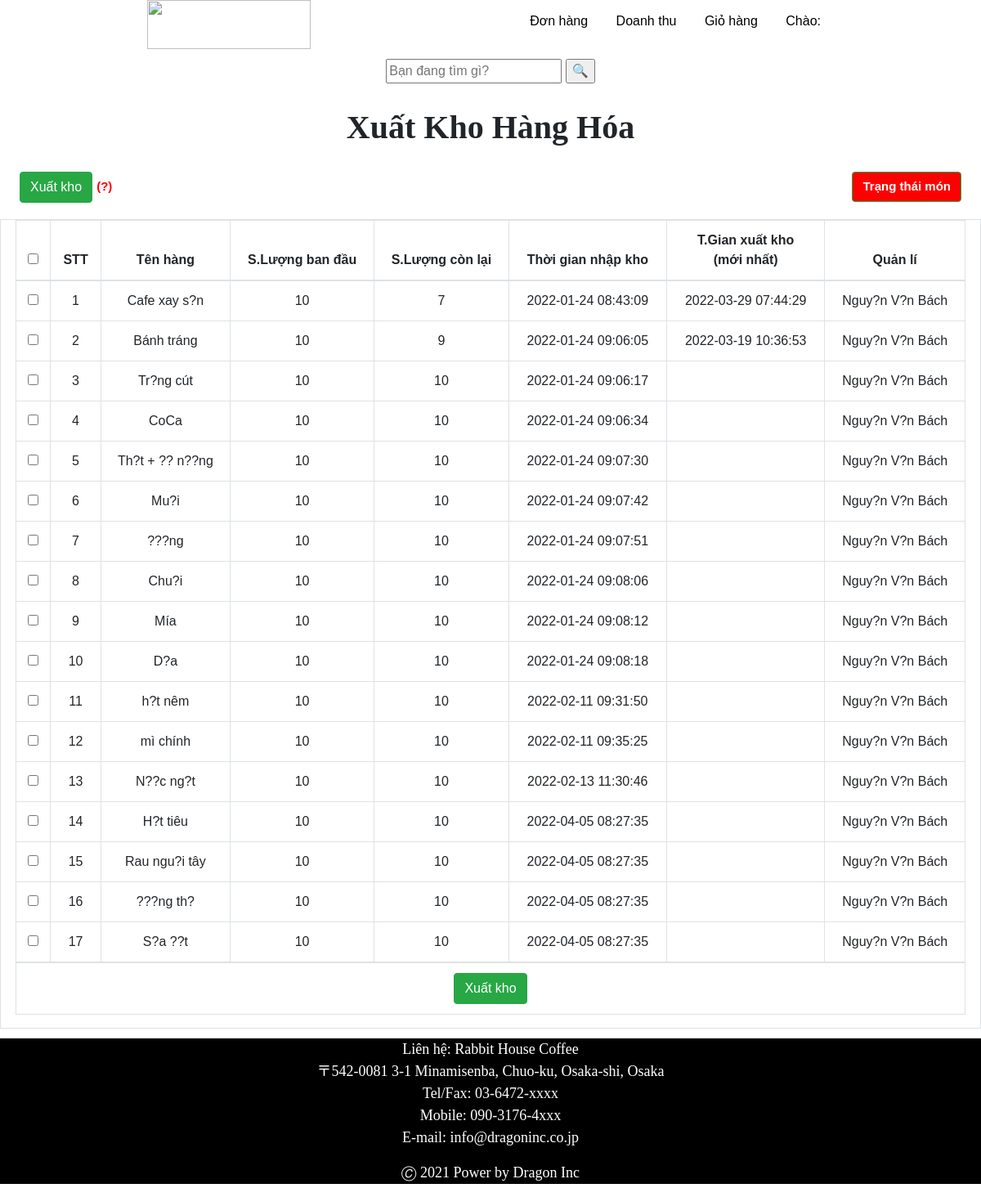
Page /NhanVien/xuatkho.php (signed in) on the committed database.
### tables this page shows
CREATE TABLE `tblkho` (
  `idKho` int(11) NOT NULL,
  `tenHang` text NOT NULL,
  `soLuongBD` int(11) NOT NULL,
  `soLuongCL` int(11) NOT NULL,
  `thoiGianNK` datetime NOT NULL,
  `thoiGianXK` datetime DEFAULT NULL,
  `id_user` int(11) NOT NULL,
  `soTien` int(11) DEFAULT NULL
);

CREATE TABLE `tblusers` (
  `id_user` int(11) NOT NULL,
  `username` text NOT NULL,
  `password` text NOT NULL,
  `hoTen` text NOT NULL,
  `soDT` int(10) NOT NULL,
  `diachi` text DEFAULT NULL
);

### NhanVien/xuatkho.php (the view, shortened to what this page needs)
<!DOCTYPE html>
<html lang="en">
<head>
    <link rel="stylesheet" type="text/css" href="../css/style2.css?" />
    <link rel="stylesheet" href="https://cdnjs.cloudflare.com/ajax/libs/jqueryui/1.12.1/jquery-ui.css" />
    <link href="https://stackpath.bootstrapcdn.com/bootstrap/4.3.1/css/bootstrap.min.css" rel="stylesheet">
</head>
<body>
    <header>
        <?php include "./header.php"; ?>
            <div> <br /><br /><br />
                <div align="center">
                    <form action="xuatkho.php" method="GET">
                        <input id="searchbar" name="txtsearchMon" type="text" placeholder="Bạn đang tìm gì?">
                        <input type="submit" name="timKiem" value="🔍" title="Tìm kiếm">
                    </form>
                </div>
                <br />
            </div>
    </header>
    <section id="info" align="center">
        <form method="post" action="xuatkho.php">
            <span>Xuất Kho Hàng Hóa</span><br />
            <button type="submit" class="btn btn-success" name="xuatkho" style="margin-bottom: 20px; float: left; margin-left: 2%;" title="Nếu nguyên liệu dùng để làm món cho khách hàng bị hết, nhân viên hãy chọn vào nguyên liệu đó và nhấn Xuất kho trước ngay khi lấy hàng ra khổi kho">Xuất kho</button>
            <label style="margin-bottom: 20px; font-size: 15px; font-weight: bold; float: left; margin-left: 5px; margin-top: 7px; color: red" title="Mỗi lần xuất kho là 1Kg. Số lượng ban đầu và số lượng còn lại cũng được tính theo đơn vị Kg. Khi nhân viên nhận thấy hết nguyên liệu, nhân viên phải vào đây để cập nhật khi lấy hàng mới.">(?)</label>
            <button type="button" class="btn btn-success" onClick="javascript:window.location.href='check_mon.php'" style="margin-bottom: 20px; font-size: 15px; font-weight: bold; float: right; margin-right: 2%; background-color: red; color: white" title="Trường hợp món hết hàng, nhân viên vào đây để chuyển trạng thái món sang hết hàng">Trạng thái món</button>
            <div class="table-responsive table-bordered">
                <table class="table" style="width:97%" align="center">
                    <thead>
                        <tr>
                            <th><input type="checkbox" name="checkbox" class="chk_box" onClick="toggle(this)"></th>
                            <th>STT</th>
                            <th>Tên hàng</th>
                            <th>S.Lượng ban đầu</th>
                            <th>S.Lượng còn lại</th>
                            <th>Thời gian nhập kho</th>
                            <th>T.Gian xuất kho <br />(mới nhất)</th>
                            <th>Quản lí</th>
                        </tr>
                    </thead>
                    <tbody>
                        <?php
                        include("../include/connect.inc");
                        $sql        =    "select * from tblkho";
                        $rs         =    mysqli_query($conn, $sql);
                        $i            =    1;
                        while ($row = mysqli_fetch_array($rs)) {
                            $idNV = $row["id_user"];
                            $tgXK = $row["thoiGianXK"];
                            $tgXKtmp = "";
                            if ($tgXK == "0000-00-00 00:00:00") {
                                $tgXKtmp = "";
                            } else $tgXKtmp = $row["thoiGianXK"];
                            $sql99 = "select hoTen from tblusers where id_user = $idNV";
                            $rs99 = mysqli_query($conn, $sql99);
                            $row99 = mysqli_fetch_array($rs99);
                            $hoTenNV = $row99["hoTen"];
                            $SLBD = $row["soLuongBD"];
                            $SLCL = $row["soLuongCL"];
                            echo " <tr>
                                    <td><input type='checkbox' class='chk_box1' name='check_list[]' value='" . $row["idKho"] . "'></td>
                                    <td>$i</td>
                                    <td>" . $row["tenHang"] . "</td>
                                    <td>$SLBD</td>
                                    <td>$SLCL</td>
                                    <td>" . $row["thoiGianNK"] . "</td>
                                    <td>$tgXKtmp</td>
                                    <td>$hoTenNV</td>
                                    </tr>";
                            $i++;
                        }
                        ?>
                    </tbody>
                    <tr>
                        <td colspan="8">
                        <button type="submit" class="btn btn-success" name="xuatkho" title="Nếu nguyên liệu dùng để làm món cho khách hàng bị hết, nhân viên hãy chọn vào nguyên liệu đó và nhấn Xuất kho trước ngay khi lấy hàng ra khổi kho">Xuất kho</button>
                        </td>
                    </tr>
                </table>
            </div>
        </form>
    </section>
    <div style="padding-top: 1%;">
        <footer>
           <div style="text-align: center;">
        <p>Liên hệ: Rabbit House Coffee<br />
          〒542-0081 3-1 Minamisenba, Chuo-ku, Osaka-shi, Osaka<br />
          Tel/Fax: 03-6472-xxxx<br />
          Mobile: 090-3176-4xxx<br />
          E-mail: info@dragoninc.co.jp</p>
        <p>🄫 2021 Power by Dragon Inc</p>
      </div>
        </footer>
    </div>
</body>
</html>

### css/style2.css (style rules this page uses)
#info span { text-align: center; display: block; margin-left: auto; margin-right: auto; font-family: 'Times New Roman', Times, serif; font-size: 40px; font-weight: bold; }
footer { background-color: #000; }
footer p { color: #fff; font-family: 'Times New Roman', Times, serif; font-size: 18px; }

### NhanVien/xuatkho.php (style rules this page uses)
* { box-sizing: border-box }
body { font-family: Verdana, sans-serif; margin: 0 }

### rows in the picture
tblkho: tenHang "Cafe xay s?n", soLuongBD "10", soLuongCL "7", thoiGianNK "2022-01-24 08:43:09", thoiGianXK "2022-03-29 07:44:29", id_user.hoTen "Nguy?n V?n Bách"
tblkho: tenHang "Bánh tráng", soLuongBD "10", soLuongCL "9", thoiGianNK "2022-01-24 09:06:05", thoiGianXK "2022-03-19 10:36:53", id_user.hoTen "Nguy?n V?n Bách"
tblkho: tenHang "Tr?ng cút", soLuongBD "10", soLuongCL "10", thoiGianNK "2022-01-24 09:06:17", id_user.hoTen "Nguy?n V?n Bách"
tblkho: tenHang "CoCa", soLuongBD "10", soLuongCL "10", thoiGianNK "2022-01-24 09:06:34", id_user.hoTen "Nguy?n V?n Bách"
tblkho: tenHang "Th?t + ?? n??ng", soLuongBD "10", soLuongCL "10", thoiGianNK "2022-01-24 09:07:30", id_user.hoTen "Nguy?n V?n Bách"
tblkho: tenHang "Mu?i", soLuongBD "10", soLuongCL "10", thoiGianNK "2022-01-24 09:07:42", id_user.hoTen "Nguy?n V?n Bách"
tblkho: tenHang "???ng", soLuongBD "10", soLuongCL "10", thoiGianNK "2022-01-24 09:07:51", id_user.hoTen "Nguy?n V?n Bách"
tblkho: tenHang "Chu?i", soLuongBD "10", soLuongCL "10", thoiGianNK "2022-01-24 09:08:06", id_user.hoTen "Nguy?n V?n Bách"
tblkho: tenHang "Mía", soLuongBD "10", soLuongCL "10", thoiGianNK "2022-01-24 09:08:12", id_user.hoTen "Nguy?n V?n Bách"
tblkho: tenHang "D?a", soLuongBD "10", soLuongCL "10", thoiGianNK "2022-01-24 09:08:18", id_user.hoTen "Nguy?n V?n Bách"
tblkho: tenHang "h?t nêm", soLuongBD "10", soLuongCL "10", thoiGianNK "2022-02-11 09:31:50", id_user.hoTen "Nguy?n V?n Bách"
tblkho: tenHang "mì chính", soLuongBD "10", soLuongCL "10", thoiGianNK "2022-02-11 09:35:25", id_user.hoTen "Nguy?n V?n Bách"
tblkho: tenHang "N??c ng?t", soLuongBD "10", soLuongCL "10", thoiGianNK "2022-02-13 11:30:46", id_user.hoTen "Nguy?n V?n Bách"
tblkho: tenHang "H?t tiêu", soLuongBD "10", soLuongCL "10", thoiGianNK "2022-04-05 08:27:35", id_user.hoTen "Nguy?n V?n Bách"
tblkho: tenHang "Rau ngu?i tây", soLuongBD "10", soLuongCL "10", thoiGianNK "2022-04-05 08:27:35", id_user.hoTen "Nguy?n V?n Bách"
tblkho: tenHang "???ng th?", soLuongBD "10", soLuongCL "10", thoiGianNK "2022-04-05 08:27:35", id_user.hoTen "Nguy?n V?n Bách"
tblkho: tenHang "S?a ??t", soLuongBD "10", soLuongCL "10", thoiGianNK "2022-04-05 08:27:35", id_user.hoTen "Nguy?n V?n Bách"
